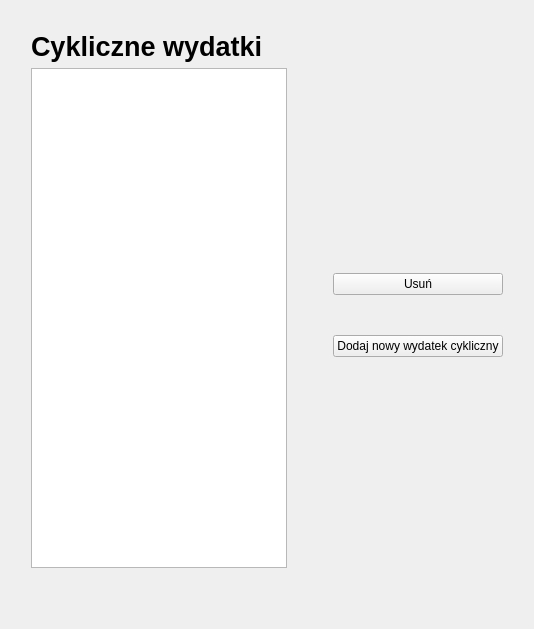
           <widget class="QWidget" name="page_CW_lista">
            <property name="sizePolicy">
             <sizepolicy hsizetype="Expanding" vsizetype="Expanding">
              <horstretch>0</horstretch>
              <verstretch>0</verstretch>
             </sizepolicy>
            </property>
            <property name="minimumSize">
             <size>
              <width>200</width>
              <height>200</height>
             </size>
            </property>
            <layout class="QHBoxLayout" name="horizontalLayout_18">
             <item>
              <layout class="QVBoxLayout" name="verticalLayout_18" stretch="1,5">
               <property name="leftMargin">
                <number>20</number>
               </property>
               <property name="topMargin">
                <number>20</number>
               </property>
               <property name="rightMargin">
                <number>20</number>
               </property>
               <property name="bottomMargin">
                <number>50</number>
               </property>
               <item>
                <widget class="QLabel" name="label_62">
                 <property name="font">
                  <font>
                   <pointsize>20</pointsize>
                   <bold>true</bold>
                  </font>
                 </property>
                 <property name="text">
                  <string>Cykliczne wydatki</string>
                 </property>
                 <property name="margin">
                  <number>15</number>
                 </property>
                </widget>
               </item>
               <item>
                <widget class="QTableView" name="tableView_listaCW">
                 <property name="sizePolicy">
                  <sizepolicy hsizetype="Expanding" vsizetype="Fixed">
                   <horstretch>0</horstretch>
                   <verstretch>0</verstretch>
                  </sizepolicy>
                 </property>
                 <property name="minimumSize">
                  <size>
                   <width>0</width>
                   <height>500</height>
                  </size>
                 </property>
                </widget>
               </item>
              </layout>
             </item>
             <item>
              <layout class="QVBoxLayout" name="verticalLayout_7">
               <property name="spacing">
                <number>40</number>
               </property>
               <property name="leftMargin">
                <number>20</number>
               </property>
               <property name="rightMargin">
                <number>20</number>
               </property>
               <item>
                <spacer name="verticalSpacer_17">
                 <property name="orientation">
                  <enum>Qt::Vertical</enum>
                 </property>
                 <property name="sizeHint" stdset="0">
                  <size>
                   <width>20</width>
                   <height>40</height>
                  </size>
                 </property>
                </spacer>
               </item>
               <item>
                <widget class="QPushButton" name="pushButton_usunCW">
                 <property name="text">
                  <string>Usuń</string>
                 </property>
                </widget>
               </item>
               <item>
                <widget class="QPushButton" name="pushButton_nowyCW">
                 <property name="text">
                  <string>Dodaj nowy wydatek cykliczny</string>
                 </property>
                </widget>
               </item>
               <item>
                <spacer name="verticalSpacer_18">
                 <property name="orientation">
                  <enum>Qt::Vertical</enum>
                 </property>
                 <property name="sizeHint" stdset="0">
                  <size>
                   <width>20</width>
                   <height>40</height>
                  </size>
                 </property>
                </spacer>
               </item>
              </layout>
             </item>
            </layout>
           </widget>
